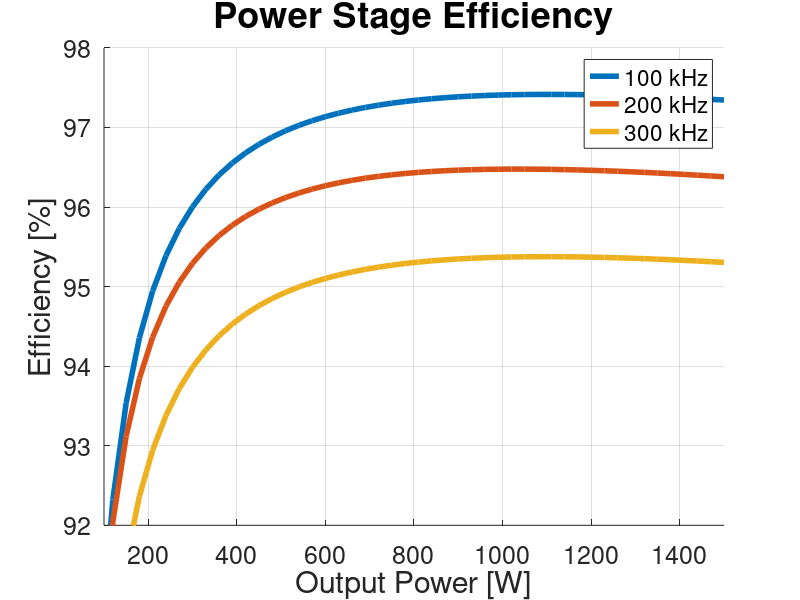

MATLAB code for this plot:
%% Total Power Stage Power Losses Across All Output Powers
clear, close all, clc;

f_array = [100e3, 200e3, 300e3];
vo_array = [60, 60, 60];
vi_array = [130, 130, 130];

%f_array = [200e3, 200e3, 200e3];
%vo_array = [20, 40, 60];
%vi_array = [130, 130, 130];

%f_array = 10e3:10e3:400e3;
%vo_array = 60*ones(size(f_array));
%vi_array = 130*ones(size(f_array));

%f_array = [200e3, 200e3, 200e3];
%vo_array = [60, 60, 60];
%vi_array = [130, 220, 350];

for s = 1:1:length(f_array)
%% Converter properties
fs = f_array(s); % [Hz]
Ts = 1/fs; % [s]
Vin = vi_array(s); % [V]
Vout = vo_array(s); % [V]
Iout = 25; % [A]
n_trafo = 0.5;

% For changing both output voltage and current
%D = 0.01:0.01:0.49;
%Rout = Vout/Iout; % [Ohm]
%Vout = 2*Vin*n_trafo*D; % [V]
%Iout = Vout./Rout; % [A]

% For changing only output current
D = Vout/(2*Vin*n_trafo);
Iout = 0.5:0.5:25;
Rout = Vout./Iout;

% For trafo
D_L = 2.*D;
fs_L = 2.*fs;

%% Transformer core properties
mu_0 = 1.25663706*10^-6;
mu_r_fe = 1690;
Ae = 178 * 10^-6; % [m]
le = 97 * 10^-3; % [m]
Ve = 17300 * 10^-9; % [m]

% Steinmetz
Kc = 0.009498;
alpha = 1.424;
beta = 2.383;
Ki = Kc/(2^(beta-1)*pi^(alpha-1)*(1.1044+6.8244/(alpha+1.354)));

w_foil_p = 18*10^-3; % [m]
t_foil_p = 0.15*10^-3; % [m]
w_foil_s = w_foil_p; % [m]
t_foil_s = 0.3*10^-3; % [m]
t_kapton = 0.055*10^-3; % [m]


%% Inductor core properties
% EPCOS TDK, E32/16/9, N87
% approx. 1mm airgap
AL = 145e-9;
Ae_l = 83e-6;
Ve_l = 6140e-9;
%h_window = (22.7e-3 - 9.5e-3)/2;
h_window = 6e-3;
la = 11.6e-3; 
lb = 11.6e-3;
w_bobbin = 21.9e-3-2*0.9e-3;
w = 18e-3; % foil width

%% Physical properties
T = 70; % [C]
mu_r_cu = 0.999994;
rho_cu = 1.68*10^-8*(1+0.003862*(T-20)); % [Ohm/m]

% Penetration depth
delta_w = sqrt(rho_cu/(pi*fs*mu_0*mu_r_cu)); % [m]


%% Inductor parameters
% Currents
IL_avg = Iout;
pIL = 0.2;
dIL = IL_avg*pIL;

% Capacitor capacitance
dQ = 0.5 .* dIL/2 .* 0.5.*Ts./2;
pVo = 0.01;
dVo = Vout.*pVo;
Co = dQ./dVo;

% Capacitor max ESR
ESR_max = dVo./dIL;


%%%%%%%%%%%%%%%%%%%%% Parameters %%%%%%%%%%%%%%%%%%%%%
N = 6;
L = 4.5e-6; % Measured

% Calculating currents again based on actual L
dIL = (Vin.*n_trafo-Vout)./L.*D_L.*1./(fs_L);   % new dIL
IL_rms = sqrt(IL_avg.^2 + ((dIL./2)/sqrt(3)).^2);
IC_rms = 1/sqrt(3).*dIL./2;
m = 1:N;

h_tape = 0.055e-3*2;
h = 0.4e-3;
h_free_window = h_window - (N*h+N*h_tape);
l_creepage = h_free_window + (w_bobbin - w);

%%%%%%%%%%%%%%%%%%%%% R_DC & P_DC %%%%%%%%%%%%%%%%%%%%%
for i = 1:length(h)
    k = 0;
    for j = 1:length(m)
        lw(i,j) = la*2+lb*2 + k*8*(h+h_tape);
        k = k+1;
    end
end
rho = 1.68 * 10^(-8);
A = w*h;

R_DCj = rho*lw./A;
for i = 1:length(h)
    R_DC(i,1) = sum(R_DCj(i,:));
end

P_DC = R_DC.*IL_avg.^2;

%%%%%%%%%%%%%%%%%%%%% R_AC & P_AC %%%%%%%%%%%%%%%%%%%%%
T = 50; % degrees C
rho_w = 1.68e-8*(1+0.003862*(T-20));
mu_0 = 4e-7*pi;
skindepth = sqrt(rho_w/(pi*mu_0*fs_L));
phi = h/skindepth;

for i = 1:length(m)
    FR_j(m) = phi/2 * (( sinh(phi) + sin(phi) ) / ( cosh(phi) - cos(phi) )) ...
            + phi/2 * (2 * m(i) - 1)^2 ...
            * (( sinh(phi) - sin(phi) ) / ( cosh(phi) + cos(phi) )); 
end

R_ACj = FR_j .* R_DCj;
for i= 1:length(h)
    R_AC(i,1) = sum(R_ACj(i,:));
end 

P_AC = R_AC.*IC_rms.^2;


%%%%%%%%%%%%%%%%%%%%% Intra-winding Capacitance %%%%%%%%%%%%%%%%%%%%%

k = 0;
for i = 1:(length(m)+1)
    V(:,i) = Vin*n_trafo - k.*(Vin*n_trafo-Vout)./length(m);
    k = k+1;
end

for j = 1:1:size(V,1)
    for i = 1:(length(m)-1)
        Vaj(j,i) = V(j,i+1)-V(j,i);
        Vbj(j,i) = V(j,i+2)-V(j,i+1);
    end
end

epsi_0 = 8.85419e-12;
epsi_r = 3.4;
V_tot = Vin*n_trafo;

for i = 1:1:size(V,1)
    for j = 1:(length(m)-1)
        Cdmj(i,j) = w*lw(j+1)/h_tape*(Vaj(i,j).^2+Vaj(i,j).*Vbj(i,j)+Vbj(i,j).^2);
    end
end

for i = 1:1:size(V,1)
    Cdm(i,1) = epsi_0*epsi_r/(3*V_tot^2) * sum(Cdmj(i,:));
end

P_Cdm = 0.5.*Cdm.*V_tot.^2.*fs_L;

%%%%%%%%%%%%%%%%%%%%% Leakage Inductance %%%%%%%%%%%%%%%%%%%%%
Nrow = 1;
I_tot = IL_avg;
m = 0:1:length(m);

I_enclosed = (m'*IL_avg)';
i = 1;
Lj = lw(i,1)*h./(3*Nrow*w) * (I_enclosed(1)^2);
for i = 1:length(I_enclosed)
    for j = 1:length(m)-1
        Lj(i,j) = lw(j)*h./(3*Nrow*w) .* (I_enclosed(i,j).^2 + I_enclosed(i,j).*I_enclosed(i,j+1)+I_enclosed(i,j+1).^2);
    end
end

for i = 1:length(I_enclosed)
    for j = 1:length(m)-1
        Lj_insul(i,j) = lw(j)*h./w .* (I_enclosed(i,j+1)).^2;
    end
end

for i = 1:length(I_enclosed)
    L_llk(i) = mu_0./(I_tot(i).^2).*(sum(Lj(i,:)) + sum(Lj_insul(i,:)));
end


%%%%%%%%%%%%%%%%%%%%% Core Loss %%%%%%%%%%%%%%%%%%%%%

dB = D_L.*(Vin.*n_trafo-Vout)./(N.*Ae_l.*fs_L);
Bpk = L.*(IL_avg+dIL./2)./(N.*Ae_l);

Kc_l = 0.009836;
alpha_l = 1.475;
beta_l = 2.592;

Ki_l = Kc_l/(2^(beta_l-1)*pi^(alpha_l-1)*(1.1044+6.8244/(alpha_l+1.354)));

Pv_l = Ki_l.*(dB/2).^beta_l.*fs_L.^alpha_l.*(D_L.^(1-alpha_l) + (1-(D_L))^(1-alpha_l)) .* 1000;
Pv_l = double(Pv_l);

P_core = Pv_l*Ve_l;


%%%%%%%%%%%%%%%%%%%%% Total Losses %%%%%%%%%%%%%%%%%%%%%
P_L = P_Cdm + P_DC + P_AC + P_core;


%% Transformer stackup properties
% Stackup definition, assuming none in parallel
Nrow = 1;

% Stackup for EPCOS TDK E42/21/15
stackup = [1, t_foil_p, 1, w_foil_p;
           2, t_foil_s, 0.5, w_foil_s;
           1, t_foil_p, 1, w_foil_p;
           1, t_foil_p, 1, w_foil_p;
           2, t_foil_s, 0.5, w_foil_s;
           1, t_foil_p, 1, w_foil_p;
           1, t_foil_p, 1, w_foil_p;
           2, t_foil_s, 0.5, w_foil_s;
           1, t_foil_p, 1, w_foil_p;
           1, t_foil_p, 1, w_foil_p;
           2, t_foil_s, 0.5, w_foil_s;
           1, t_foil_p, 1, w_foil_p;
           1, t_foil_p, 1, w_foil_p;
           2, t_foil_s, 0.5, w_foil_s;
           1, t_foil_p, 1, w_foil_p;];
       
% Find isolation thickness between each layer
for i = 1:1:length(stackup)
    if (stackup(i) == 1 && stackup(i+1) == 2) || (stackup(i) == 2 && stackup(i+1) == 1)
        t_iso(i) = 3*t_kapton;
    else
        t_iso(i) = 2*t_kapton;
    end
end
       
% Find length of each turn
w_bobbin_wind = 0.0174; % [m]
h_bobbin_wind = 0.0151; % [m]
ln(1) = 2*w_bobbin_wind + 2*h_bobbin_wind;
for i = 2:1:length(stackup)
    ln(i) = ln(i-1) + ((t_iso(i-1) + stackup(length(stackup)+(i-1))) * 8);
end

% Winding summation
Np = 0;
Ns = 0;
k_p = 1;
k_s = 1;
for i = 1:1:length(stackup)
    if stackup(i) == 1
        Np = Np + 1;
        ln_p(k_p) = ln(i);
        k_p = k_p + 1;
    elseif stackup(i) == 2
        Ns = Ns + 1;
        ln_s(k_s) = ln(i);
        k_s = k_s + 1;
    end
end

n_trafo = Ns/Np;

Delta_B = (D * Vin)/(Np * Ae * fs);

% Find currents of each winding in stackup
for i = 1:1:length(stackup)
    if stackup(i) == 1
        I_stackup(i) = 1;
    elseif stackup(i) == 2
        I_stackup(i) = -1/n_trafo;
    end
end


%% Transformer parameters

for i = 1:1:length(stackup) % Calculate phi from copper thickness
    phi_j(i) = stackup(length(stackup)+i)/(delta_w);
end

% Magnetizing inductance
Lm = (mu_0*mu_r_fe*Ae*Np^2)/le;
Im = (D*(1/fs)*Vin)/Lm;

Ip = Iout .* 2.*D .* n_trafo + Im./2;


% DC resistances
R_DC_jp = rho_cu * ln_p / (w_foil_p*t_foil_p);
R_DC_p = sum(R_DC_jp);
R_DC_js = rho_cu * ln_s / (w_foil_s*t_foil_s);
R_DC_s = sum(R_DC_js);

% AC-to-DC resistance factor
for j = 1:1:length(phi_j)
    Fr_j(j) = phi_j(j)/2 * (( sinh(phi_j(j)) + sin(phi_j(j)) ) / ( cosh(phi_j(j)) - cos(phi_j(j)) )) ...
            + phi_j(j)/2 * (2 * stackup(length(stackup)*2+j) - 1)^2 ...
            * (( sinh(phi_j(j)) - sin(phi_j(j)) ) / ( cosh(phi_j(j)) + cos(phi_j(j)) ));
end

% Total AC resistance
k_p = 1;
k_s = 1;
for j = 1:1:length(Fr_j)
    if stackup(j) == 1
        R_AC_jp(k_p) = R_DC_jp(k_p) * Fr_j(j);
        k_p = k_p + 1;
    elseif stackup(j) == 2
        R_AC_js(k_s) = R_DC_js(k_s) * Fr_j(j);
        k_s = k_s + 1;
    end
end
R_AC_p = double(sum(R_AC_jp));
R_AC_s = double(sum(R_AC_js));


% Leakage inductance
for j = 1:1:length(Ip)
    I_enclosed(j,1) = 0;
end
for j = 1:1:length(Ip)
    for i = 2:1:length(stackup)+1  % Find enclosed current
        I_enclosed(j,i) = I_enclosed(j,i-1) + I_stackup(i-1) * Ip(j);
    end
end

for j = 1:1:length(Ip)
    for i = 1:1:length(stackup)  % Find copper inductance
        L_lkj(j,i) = (ln(i)*stackup(length(stackup)+i))/(3*Nrow*stackup(length(stackup)*3+i)) ...
                 * (I_enclosed(j,i)^2 + I_enclosed(j,i)*I_enclosed(j,i+1) + I_enclosed(j,i+1)^2);
    end
end

for j = 1:1:length(Ip)
    for i = 1:1:length(stackup)  % Find insulation inductance
        L_lkk(j,i) = ln(i)*t_iso(i)/stackup(length(stackup)*3+i) * I_enclosed(j,i+1)^2;
    end
end

for j = 1:1:length(Ip) % Calculate total leakage inductance
    L_lk(j) = double(mu_0/Ip(j)^2 * ( sum(L_lkj(j,:)) + sum(L_lkk(j,:)) )); % = Lp + Ls/n^2
end
L_lk;

% Capacitive parasitics calculated in Excel
% Capacitors do not change as function of duty cycle/output power
C_cm = 3.92359e-09;
C_dm = 1.11762e-10;


%% Transformer losses

Delta_I = dIL;
% AC resistance losses
u_s1 = 1/3.*((Iout+Delta_I./2).^2 + (Iout+Delta_I./2).*(Iout-Delta_I./2) + (Iout-Delta_I./2).^2);
u_s2 = 1/3.*(((Iout+Delta_I./2)./2).^2 + ((Iout+Delta_I./2)/2).*((Iout-Delta_I./2)/2) + ((Iout-Delta_I./2)./2).^2);
I_RMS_s = sqrt(D.*u_s1+(0.5-D).*2.*u_s2);

u1_m = 1/3*(-Im/2).^2; u2_m = 1/3*(Im/2).^2;
I_RMS_m = sqrt((D./2).*u1_m+(D./2).*u2_m+((1-D)./2).*u2_m+((1-D)./2).*u1_m);
I_RMS_p = I_RMS_s*n_trafo + I_RMS_m;

P_Rac_p = R_AC_p * I_RMS_p.^2;
P_Rac_s = R_AC_s .* I_RMS_s.^2;
P_cu = P_Rac_p + P_Rac_s;

% Core loss
Pv = Ki .* (Delta_B/2).^beta .* fs.^alpha .* (2.*D^(1-alpha)) .* 1000; % [W/m3] % For EPCOS TDK, push-pull, from Magnetic Design Tool
P_fe = Pv .* Ve;

% Inductance loss
P_llk = L_lk .* n_trafo.^2 .* (Iout + Delta_I./2).^2 .* fs;

% Capacitive loss
P_cdm = C_dm * Vin^2 * fs;

% Total transformer loss
P_trafo = P_cu + P_fe + P_llk + P_cdm;


%% Gate drive circuit
% Gate charges
Qg_p = 13.6*10^-9; Qg_s = 8*10^-9;

% Gate resistances
R_DSON_N = 0.6; R_DSON_P = 0.8;

R_on = 8.2; R_on_p = R_on + 0.4; R_on_s = R_on + 0.6;
R_off = 0; R_off_p = R_off + 0.4; R_off_s = R_off + 0.6;

% Gate driver supplies
V_DD_p = 5; GND_p = -2;
V_DD_s = 6; GND_s = -2;

% Thermal resistance
Rth_ja = 45;

P_gate_p = Qg_p * (V_DD_p - GND_p)^2 * fs * 4; P_gate_s = Qg_s * (V_DD_s - GND_s)^2 * fs * 4;

P_adum_p = P_gate_p * (0.5*(R_DSON_P/(R_on_p+R_DSON_P)) + 0.5*(R_DSON_N/(R_off_p+R_DSON_N)));
P_adum_s = P_gate_s * (0.5*(R_DSON_P/(R_on_s+R_DSON_P)) + 0.5*(R_DSON_N/(R_off_p+R_DSON_N)));

T_adum_p = Rth_ja * 2 * P_adum_p; T_adum_s = Rth_ja * 2 * P_adum_s;


%% FET losses

Vo = Vout;
Io = Iout;
Po = Vo.*Io;
Iin = Ip; 
n = n_trafo;
d = D;
deltaI_L = dIL;
Ilmax = Io+deltaI_L./2;
Ilmin = Io-deltaI_L./2;
Iswmax = Ilmax.*n;
Iswmin=Ilmin.*n;


% Primary
    IpriRMS = I_RMS_p;
    
    I_D_turnon      = n.*Ilmin;
    I_D_turnoff     = n.*Ilmax;
    V_DS            = Vin/2;    
    
    V_GS = V_DD_p;
    R_gext = R_on_p;
    
    % EPC2215
    %Q_Gtot  = 13.6e-9;  % typ: 13.6e-9 | max: 17.7e-9
    R_DSon  = 8e-3;     % typ: 6e-3 | max: 8e-3
    %R_DSon = 8e-3*1.24; % at 63.8 degrees
    %R_DSon = 8e-3*1.25; % at 65.5 degrees
    C_GD = 105.65e-12;
    V_TH = 1.1; % 2.5;
    C_iss_VDS = 1356e-12; % max: 1790e-12;
    R_G = R_gext;
    Q_GD = 2.1e-9;
    V_gp = 2.1;

    t_ir = R_G * C_iss_VDS*log((V_GS-V_TH)/(V_GS-V_gp));
    t_vf = R_G * C_GD * V_DS/(V_GS-V_gp);
    t_vr = R_G * C_GD * V_DS/V_gp;
    t_if = R_G * C_iss_VDS*log(V_gp/V_TH);
    
    P_sw_EPC2215  = 0.5*V_DS.*I_D_turnon*(t_ir+t_vf).*fs + 0.5*V_DS.*I_D_turnoff*(t_if+t_vr).*fs;
    P_con_EPC2215 = R_DSon * IpriRMS.^2;

    P_tot_EPC2215 = P_con_EPC2215 + P_sw_EPC2215;

    
% Secondary
    IsecRMS = I_RMS_s;

    I_D_turnon      = Ilmin/2;
    I_D_turnoff     = Ilmax/2;
    V_DS            = n.*Vin;
    
    V_GS = V_DD_s;
    R_gext = R_on_s;
    
    
    % GaN Systems: GS61008T
    %Q_Gtot  = 8e-9;     % typ: 8e-9 | max: ?
    %R_DSon  = 9.5e-3;   % typ: 7e-3 | max: 9.5e-3
    %R_DSon  = 9.5e-3*1.339; % at 66 degrees
    R_DSon  = 7e-3*1.3969; % at 71 degrees
    C_GD = 84.965e-12;
    V_TH = 1.7; % 2.6;
    C_iss_VDS = 600e-12;
    R_G = R_gext;
    Q_GD = 1.7e-9;
    V_gp = 3.5;

    t_ir = R_G * C_iss_VDS*log((V_GS-V_TH)/(V_GS-V_gp));
    t_vf = R_G * C_GD * V_DS/(V_GS-V_gp);
    t_vr = R_G * C_GD * V_DS/V_gp;
    t_if = R_G * C_iss_VDS*log(V_gp/V_TH);

    P_sw_GS61008T    = 0.5.*V_DS.*I_D_turnon.*(t_ir+t_vf).*fs + 0.5.*V_DS.*I_D_turnoff.*(t_if+t_vr).*fs;
    P_con_GS61008T   = R_DSon * IsecRMS.^2;

    P_tot_GS61008T   = P_con_GS61008T + P_sw_GS61008T;
    
    
% Total Converter Power Loss
    P_sw = (P_sw_GS61008T + P_sw_EPC2215)*4;
    P_con = (P_con_GS61008T + P_con_EPC2215)*4;
    P_FETs = P_tot_EPC2215*4 + P_tot_GS61008T*4;

    
%% FET blocking losses
I_leak_p = 0.5e-3;
I_leak_s = 50e-6;

P_leak_p = (1-D).*I_leak_p.*Vin*4;
P_leak_s = D.*I_leak_s.*Vin.*n_trafo*4;


%% FET capacitive losses
% Primary FET charges
Q_p_Vin = 80.9*10^-9; % [C] at 130 V
Q_p_oneplusnhalfVin = 69*10^-9; % [C] at (1+n)/2 * Vin = 97.5 V
Q_p_oneminusnhalfVin = 31.6*10^-9; % [C] at (1-n)/2 * Vin = 32.5 V

% Secondary FET charges
nVin = n_trafo.*Vin; % [V]
oneminushalfnVin = (1-n_trafo)./2.*Vin; % [V]

Coss_s_nVin = 236*10^-12; % [F] at n*Vin = 65 V
Q_s_nVin = nVin .* Coss_s_nVin;

% Total losses, as calculated from "Demonstration of a Compact
% Hard-Switched 3.5 kW DCDC Converter (...)"
P_caps = fs .* Vin .* (Q_p_Vin + 2 .* n_trafo .* Q_s_nVin + n_trafo .* ...
         (Q_p_oneplusnhalfVin - Q_p_oneminusnhalfVin));

     
%% FET "body diode" conduction losses
% Note: There is no actual body diode, however the behavior can be modelled
% as a body diode.
% There is no reverse recovery in the diode.
Vgs_th = 1.7; % [V]
V_F = Vgs_th - GND_s; % Modelled forward voltage, increased due to negative gate voltage
R_D = R_DSon;

t_dead = 50*10^-9; % [s]

I_Davg = Iout*t_dead/Ts;
I_Drms = sqrt(t_dead./(24.*Ts)) .* sqrt(12.*Iout.^2 + 3.*dIL.^2 + Vout.*t_dead./L.^2 .* ...
         (4.*Vout.*t_dead - 6.*L.*dIL));

P_diodes = 4 .* (V_F .* I_Davg + R_D .* I_Drms.^2);
P_diodes = 0;

% Due to the length of our dead-time, and the ringing in the converter, we
% will not experience any conduction losses for the body diode.


%% Efficiency curve with total losses

Pout = Vout.*Iout;
P_tot = P_trafo + P_gate_p + P_gate_s + P_L + P_FETs + P_leak_p + P_leak_s + P_caps + P_diodes;

eff(s,:) = Pout./(Pout+P_tot)*100;
end

figure(1)
hold on
for j = 1:1:length(f_array)
    plot(Pout, eff(j,:), 'LineWidth', 4)
end
xlim([100 1500])
ylim([92 98])
%ylim([80 98])

% For frequency vs. efficiency plot
% for j = 1:1:length(f_array)
%     scatter(f_array(j), eff(j,50), 'LineWidth', 4)
% end

set(gca, 'FontSize', 18)
grid on
legend('100 kHz', '200 kHz', '300 kHz')
%legend('20 V', '40 V', '60 V')
%legend('130 V', '150 V', '170 V')
title('Power Stage Efficiency', 'FontSize', 26)
xlabel('Output Power [W]', 'FontSize', 22)
ylabel('Efficiency [%]', 'FontSize', 22)

% figure(2)
% plot(Pout, Pout./(Pout+P_trafo)*100, 'LineWidth', 4)
% xlim([100 1500])
% ylim([97 100])
% set(gca, 'FontSize', 18)
% grid on
% legend('200 kHz')
% title('Transformer Efficiency', 'FontSize', 26)
% xlabel('Output Power [W]', 'FontSize', 22)
% ylabel('Efficiency [%]', 'FontSize', 22)